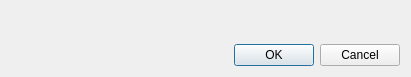
<?xml version="1.0" encoding="UTF-8"?>
<ui version="4.0">
 <class>SettingsDirectoryDialog</class>
 <widget class="QDialog" name="SettingsDirectoryDialog">
  <property name="geometry">
   <rect>
    <x>0</x>
    <y>0</y>
    <width>411</width>
    <height>77</height>
   </rect>
  </property>
  <property name="windowTitle">
   <string>Home directory</string>
  </property>
  <layout class="QVBoxLayout" name="verticalLayout">
   <item>
    <widget class="LineSelect" name="dir" native="true"/>
   </item>
   <item>
    <widget class="QDialogButtonBox" name="buttonBox">
     <property name="orientation">
      <enum>Qt::Horizontal</enum>
     </property>
     <property name="standardButtons">
      <set>QDialogButtonBox::Cancel|QDialogButtonBox::Ok</set>
     </property>
    </widget>
   </item>
  </layout>
 </widget>
 <customwidgets>
  <customwidget>
   <class>LineSelect</class>
   <extends>QWidget</extends>
   <header>lineselect.h</header>
   <container>1</container>
  </customwidget>
 </customwidgets>
 <resources/>
 <connections>
  <connection>
   <sender>buttonBox</sender>
   <signal>accepted()</signal>
   <receiver>SettingsDirectoryDialog</receiver>
   <slot>accept()</slot>
   <hints>
    <hint type="sourcelabel">
     <x>248</x>
     <y>254</y>
    </hint>
    <hint type="destinationlabel">
     <x>157</x>
     <y>274</y>
    </hint>
   </hints>
  </connection>
  <connection>
   <sender>buttonBox</sender>
   <signal>rejected()</signal>
   <receiver>SettingsDirectoryDialog</receiver>
   <slot>reject()</slot>
   <hints>
    <hint type="sourcelabel">
     <x>316</x>
     <y>260</y>
    </hint>
    <hint type="destinationlabel">
     <x>286</x>
     <y>274</y>
    </hint>
   </hints>
  </connection>
 </connections>
</ui>
